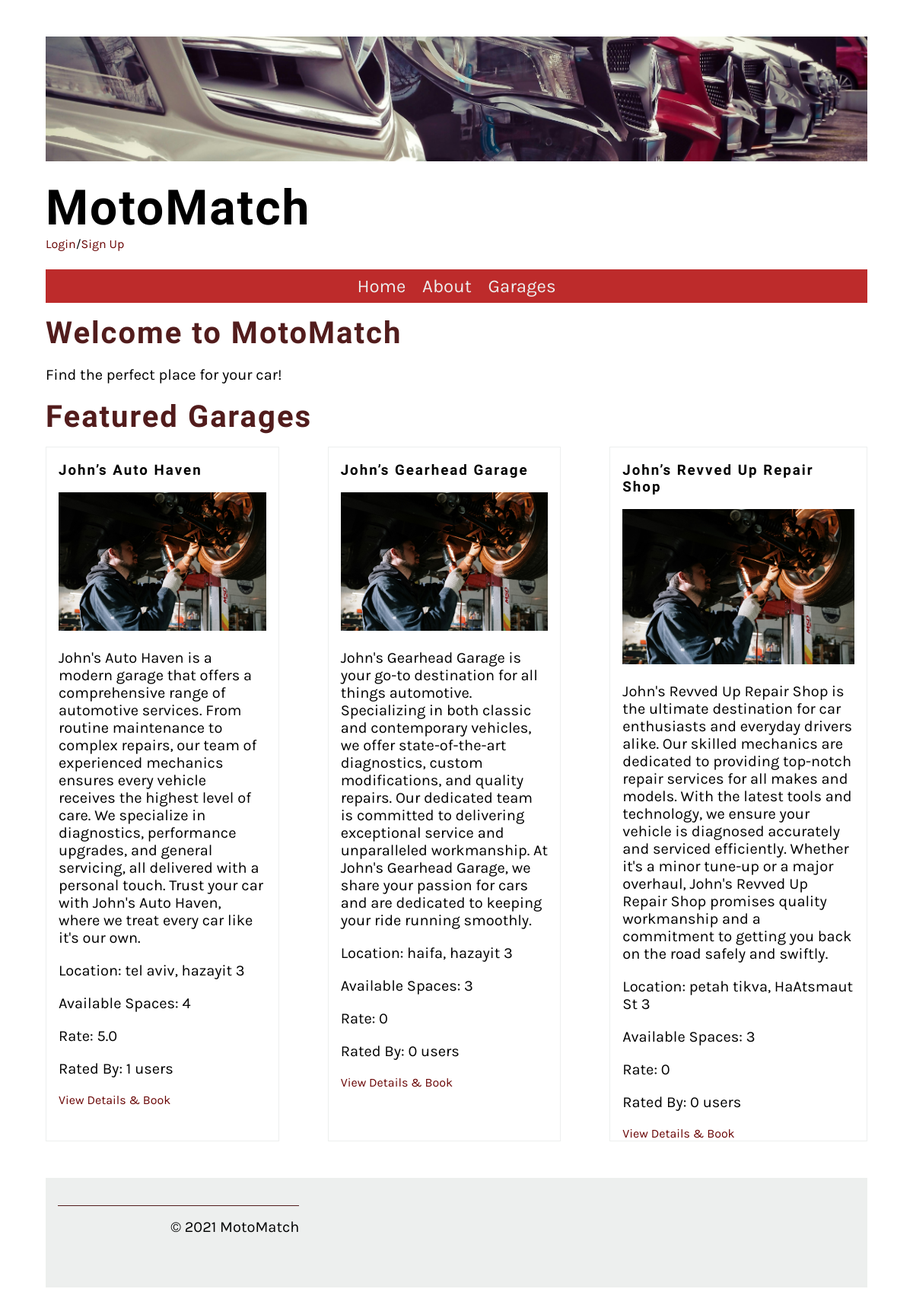
The page / on the database its author committed.
### Website/models.py (models this page shows, shortened)
class Service(models.Model):
    user = models.ForeignKey(User, on_delete=models.CASCADE)
    name = models.CharField(max_length=255)
    description = models.TextField()
    location = models.CharField(max_length=255)
    contact_details = models.CharField(max_length=255)
    available_spaces = models.PositiveIntegerField()
    image = models.ImageField(upload_to='service_images', default='service_images/default.jpg')

### Website/views.py (the view)
# urls.py: path('', home_view, name='home'),
def home_view(request):
    featured_service_providers = _highest_rated_service_providers(FEATURED_SERVICES_AMOUNT)
    return render(request, 'home.html', {'services_and_rates': featured_service_providers})

### Website/views.py (called while the page is built)
def _get_services_and_rating(services = None):
    if not services:
        services = Service.objects.all()
    services_and_average_rates = {}
    for service in services:
        reviews = Review.objects.filter(service=service)
        if reviews:
            average_rating = sum([review.rating for review in reviews]) / len(reviews)
            amount_of_reviews = len(reviews)
        else:
            average_rating = 0
            amount_of_reviews = 0
        services_and_average_rates[service] = (average_rating, amount_of_reviews)
    sorted_services = sorted(services_and_average_rates.items(), key=lambda x: x[1][0], reverse=True)
    return sorted_services

def _highest_rated_service_providers(service_amount):
    services_and_average_rates = _get_services_and_rating()
    return services_and_average_rates[:service_amount]

### Website/templates/home.html (shortened to what this page needs)
{% extends 'base.html' %}
{% load static %}
{% block content %}
    <h2>Welcome to MotoMatch</h2>
    <p>Find the perfect place for your car!</p>
    <h2>Featured Garages</h2>
    {% if services_and_rates %}
    <section>
        {% for service, rate_info in services_and_rates %}
        <article>
            <h3>{{ service.name }}</h3>
            <img src="{{ service.image.url }}" alt="{{ service.name }}">
            <p>{{ service.description }}</p>
            <p>Location: {{ service.location }}</p>
            <p>Available Spaces: {{ service.available_spaces }}</p>
            <p>Rate: {{ rate_info.0 }}</p>
            <p>Rated By: {{ rate_info.1 }} users</p>
            <a href="{% url 'service_detail' service.id %}">View Details & Book</a>
        </article>
    {% endfor %}
    </section>
    {% else %}
        <p>No featured garages available.</p>
    {% endif %}
{% endblock %}

### Website/static/css/style.css (style rules this page uses)
body { font-family: 'Karla', sans-serif; margin-top: 3rem; margin-bottom: 3rem; margin-left: 5%; margin-right: 5%; }
h1, h2, h3, h4, h5, h6 { font-family: 'Markazi Text', serif; letter-spacing: 2px;; }
h2 { font-size: 2.5rem; color: #521c1c; margin:1rem 0; }
p, ul { font-size: 1.25rem;; }
a { color: #690404; text-decoration: none; }
section { display: flex; gap: 2rem 1rem; margin-top: 1rem; margin-bottom: 1rem; flex-direction: row; }
article { flex:1; }
article img { max-width: 100%; }
main article { border: 1px solid #EDEFEE; padding-left: 1rem; padding-right: 1rem; }
@media (min-width: 801px) { section { display: grid; grid-template-columns: repeat(3, 1fr); gap: 2rem; } }
@media (min-width: 801px) { article { flex: 0 0 calc(33.33% - 2rem); margin-right: 2rem; margin-bottom: 2rem; } }
@media (min-width: 801px) { article:nth-child(3n) { margin-right: 0; } }

### rows shown on the page
Service: name "John’s Auto Haven", image (placeholder picture), description "John's Auto Haven is a modern garage that offers a comprehensive range of automotive services. From routine maintenance to complex repairs, our team of experienced mechanics ensures every vehicle receives the highest level of care. We specialize in diagnostics, performance upgrades, and general servicing, all delivered with a personal touch. Trust your car with John's Auto Haven, where we treat every car like it's our own.", location "tel aviv, hazayit 3", available_spaces "4", rate_info "5.0", id "1"
Service: name "John’s Gearhead Garage", image (placeholder picture), description "John's Gearhead Garage is your go-to destination for all things automotive. Specializing in both classic and contemporary vehicles, we offer state-of-the-art diagnostics, custom modifications, and quality repairs. Our dedicated team is committed to delivering exceptional service and unparalleled workmanship. At John's Gearhead Garage, we share your passion for cars and are dedicated to keeping your ride running smoothly.", location "haifa, hazayit 3", available_spaces "3", rate_info "0"
Service: name "John’s Revved Up Repair Shop", image (placeholder picture), description "John's Revved Up Repair Shop is the ultimate destination for car enthusiasts and everyday drivers alike. Our skilled mechanics are dedicated to providing top-notch repair services for all makes and models. With the latest tools and technology, we ensure your vehicle is diagnosed accurately and serviced efficiently. Whether it's a minor tune-up or a major overhaul, John's Revved Up Repair Shop promises quality workmanship and a commitment to getting you back on the road safely and swiftly.", location "petah tikva, HaAtsmaut St 3", available_spaces "3", rate_info "0"
